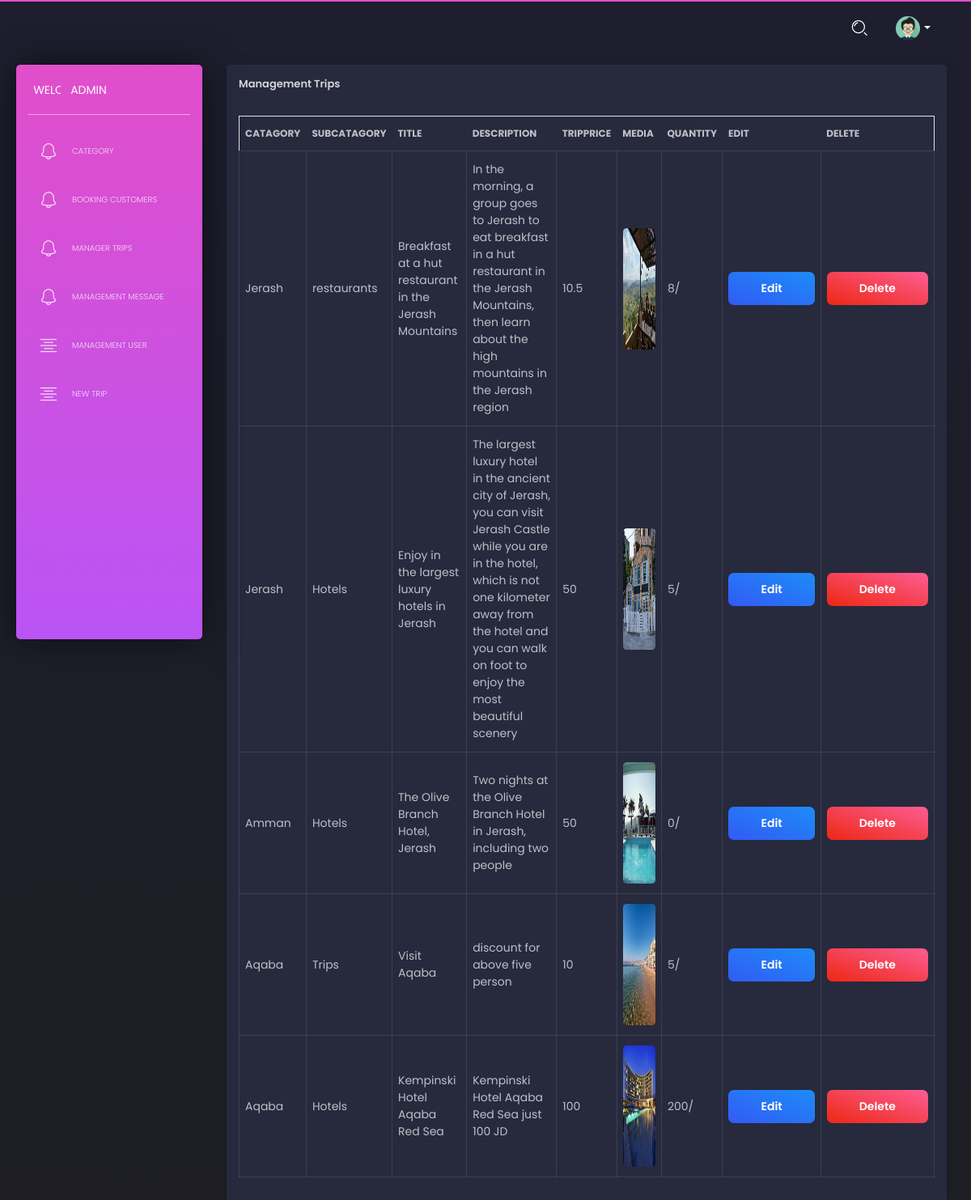
The app's page /dashboard/pages/review.php (signed in) with its own data.
### tables this page shows
CREATE TABLE `trips` (
  `tripId` int(255) NOT NULL,
  `CatagoryName` varchar(100) NOT NULL,
  `subCatagoryName` varchar(100) NOT NULL,
  `Title` varchar(100) NOT NULL,
  `TripDescription` text NOT NULL,
  `TripPrice` varchar(10) NOT NULL,
  `Media` text NOT NULL,
  `QuantityAvailable` int(10) NOT NULL
);

### dashboard/pages/review.php (the view, shortened to what this page needs)
<!DOCTYPE html>
<html lang="en">
<head>
  <link href="https://use.fontawesome.com/releases/v5.0.6/css/all.css" rel="stylesheet">
  <link href="../assets/css/nucleo-icons.css" rel="stylesheet" />
  <link href="../assets/css/black-dashboard.css?v=1.0.0" rel="stylesheet" />
  <link href="../assets/demo/demo.css" rel="stylesheet" />
</head>
<body>
  <div class="wrapper">
    <div class="sidebar">
      <?php Include "header.php"; ?>
      <div class="content">
        <div class="row">
          <div class="col-md-12">
            <div class="card">
              <div class="card-header">
                <h5 class="title">Management Trips</h5>
              </div>
              <div class="card-body">
                <form method="Post">
                  <table class="table table-bordered">
                    <thead>
                      <th>Catagory</th>
                      <th>subCatagory</th>
                      <th>Title</th>
                      <th>Description</th>
                      <th>TripPrice</th>
                      <th>Media</th>
                      <th>Quantity</th>
                      <th>Edit</th>
                      <th>Delete</th>
                    </thead>
                    <tbody>
                    <?php
                      Include "../../inc/inc.php";
                      $trips = mysqli_query($conn,"SELECT * FROM `trips`");
                      if(mysqli_num_rows($trips) > 0){
                        while($row = mysqli_fetch_array($trips)){
                          ?>
                          <tr>
                            <td><?php echo $row['CatagoryName']; ?></td>
                            <td><?php echo $row['subCatagoryName']; ?></td>
                            <td><?php echo $row['Title']; ?></td>
                            <td><?php echo $row['TripDescription']; ?></td>
                            <td><?php echo $row['TripPrice']; ?></td>
                            <td><img src="<?php echo $row['Media']; ?>" style="width:250px;height:150px"></td>
                            <td><?php echo $row['QuantityAvailable']; ?>/<?php echo $row['quantity']; ?></td>
                            <td><a href="Edit.php?tripId=<?php echo $row['tripId']; ?>" class="btn btn-info">Edit</a></td>
                            <td><a href="Delete.php?tripId=<?php echo $row['tripId']; ?>" class="btn btn-danger">Delete</a></td>
                          </tr>
                          <?php
                        }
                      }
                    ?>
                    </tbody>
                  </table>
                </form>
              </div>
            </div>
          </div>
    </div>
  </div>
</body>
</html>

### dashboard/pages/header.php (shortened to what this page needs)
<div class="sidebar-wrapper">
        <div class="logo">
          <a href="javascript:void(0)" class="simple-text logo-mini">
            Welcome
          </a>
          <a href="javascript:void(0)" class="simple-text logo-normal">
            <?php echo $_SESSION['admin']; ?>
          </a>
        </div>
        <ul class="nav">
          <li>
            <a href="./Category.php">
              <i class="tim-icons icon-bell-55"></i>
              <p>Category</p>
            </a>
          </li>
          <li>
            <a href="./Reservations.php">
              <i class="tim-icons icon-bell-55"></i>
              <p>Booking Customers</p>
            </a>
          </li>
          <li>
            <a href="./review.php">
              <i class="tim-icons icon-bell-55"></i>
              <p>Manager Trips</p>
            </a>
          </li>
          <li>
            <a href="./Message.php">
              <i class="tim-icons icon-bell-55"></i>
              <p>Management Message</p>
            </a>
          </li>
          <li>
            <a href="./user.php">
              <i class="tim-icons icon-align-center"></i>
              <p>Management User</p>
            </a>
          </li>
          <li>
            <a href="./trips.php">
              <i class="tim-icons icon-align-center"></i>
              <p>New Trip</p>
            </a>
          </li>
        </ul>
      </div>
    </div>
    <div class="main-panel">
      <nav class="navbar navbar-expand-lg navbar-absolute navbar-transparent">
        <div class="container-fluid">
          <div class="collapse navbar-collapse" id="navigation">
            <ul class="navbar-nav ml-auto">
              <li class="search-bar input-group">
                <button class="btn btn-link" id="search-button" data-toggle="modal" data-target="#searchModal"><i class="tim-icons icon-zoom-split" ></i>
                </button>
              </li>
              <li class="dropdown nav-item">
                <a href="#" class="dropdown-toggle nav-link" data-toggle="dropdown">
                  <div class="photo">
                    <img src="../assets/img/anime3.png" alt="Profile Photo">
                  </div>
                  <b class="caret d-none d-lg-block d-xl-block"></b>
                </a>
              </li>
            </ul>
          </div>
        </div>
      </nav>

### records on screen
trips: CatagoryName "Jerash", subCatagoryName "restaurants", Title "Breakfast at a hut restaurant in the Jerash Mountains", TripDescription "In the morning, a group goes to Jerash to eat breakfast in a hut restaurant in the Jerash Mountains, then learn about the high mountains in the Jerash region", TripPrice "10.5", Media (picture), QuantityAvailable "8"
trips: CatagoryName "Jerash", subCatagoryName "Hotels", Title "Enjoy in the largest luxury hotels in Jerash", TripDescription "The largest luxury hotel in the ancient city of Jerash, you can visit Jerash Castle while you are in the hotel, which is not one kilometer away from the hotel and you can walk on foot to enjoy the most beautiful scenery", TripPrice "50", Media (picture), QuantityAvailable "5"
trips: CatagoryName "Amman", subCatagoryName "Hotels", Title "The Olive Branch Hotel, Jerash", TripDescription "Two nights at the Olive Branch Hotel in Jerash, including two people", TripPrice "50", Media (picture), QuantityAvailable "0"
trips: CatagoryName "Aqaba", subCatagoryName "Trips", Title "Visit Aqaba", TripDescription "discount for above five person", TripPrice "10", Media (picture), QuantityAvailable "5"
trips: CatagoryName "Aqaba", subCatagoryName "Hotels", Title "Kempinski Hotel Aqaba Red Sea", TripDescription "Kempinski Hotel Aqaba Red Sea just 100 JD", TripPrice "100", Media (picture), QuantityAvailable "200"

### other values on screen
$_SESSION['admin'] "ADMIN"
